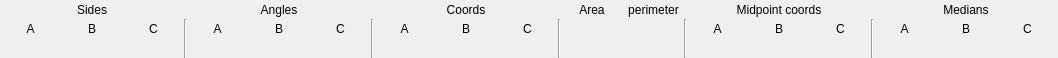
          <widget class="QWidget" name="scrollAreaWidgetContents">
           <property name="geometry">
            <rect>
             <x>0</x>
             <y>0</y>
             <width>1058</width>
             <height>58</height>
            </rect>
           </property>
           <layout class="QGridLayout" name="gridLayout_3">
            <property name="leftMargin">
             <number>0</number>
            </property>
            <property name="topMargin">
             <number>0</number>
            </property>
            <property name="rightMargin">
             <number>0</number>
            </property>
            <property name="bottomMargin">
             <number>0</number>
            </property>
            <property name="spacing">
             <number>0</number>
            </property>
            <item row="0" column="0">
             <layout class="QGridLayout" name="gridLayout_2">
              <property name="verticalSpacing">
               <number>0</number>
              </property>
              <item row="1" column="2">
               <widget class="QLabel" name="label_10">
                <property name="text">
                 <string>C</string>
                </property>
                <property name="alignment">
                 <set>Qt::AlignCenter</set>
                </property>
               </widget>
              </item>
              <item row="1" column="15">
               <widget class="QLabel" name="label_33">
                <property name="text">
                 <string>A</string>
                </property>
                <property name="alignment">
                 <set>Qt::AlignCenter</set>
                </property>
               </widget>
              </item>
              <item row="1" column="7" rowspan="2">
               <widget class="Line" name="line_2">
                <property name="orientation">
                 <enum>Qt::Vertical</enum>
                </property>
               </widget>
              </item>
              <item row="1" column="11" rowspan="2">
               <widget class="Line" name="line_9">
                <property name="orientation">
                 <enum>Qt::Vertical</enum>
                </property>
               </widget>
              </item>
              <item row="2" column="1">
               <widget class="QLabel" name="label_8">
                <property name="sizePolicy">
                 <sizepolicy hsizetype="Expanding" vsizetype="Preferred">
                  <horstretch>0</horstretch>
                  <verstretch>0</verstretch>
                 </sizepolicy>
                </property>
                <property name="minimumSize">
                 <size>
                  <width>40</width>
                  <height>0</height>
                 </size>
                </property>
                <property name="text">
                 <string/>
                </property>
                <property name="alignment">
                 <set>Qt::AlignCenter</set>
                </property>
               </widget>
              </item>
              <item row="1" column="17">
               <widget class="QLabel" name="label_36">
                <property name="text">
                 <string>C</string>
                </property>
                <property name="alignment">
                 <set>Qt::AlignCenter</set>
                </property>
               </widget>
              </item>
              <item row="2" column="19">
               <widget class="QLabel" name="label_47">
                <property name="sizePolicy">
                 <sizepolicy hsizetype="Expanding" vsizetype="Preferred">
                  <horstretch>0</horstretch>
                  <verstretch>0</verstretch>
                 </sizepolicy>
                </property>
                <property name="minimumSize">
                 <size>
                  <width>60</width>
                  <height>0</height>
                 </size>
                </property>
                <property name="text">
                 <string/>
                </property>
                <property name="alignment">
                 <set>Qt::AlignCenter</set>
                </property>
               </widget>
              </item>
              <item row="2" column="12">
               <widget class="QLabel" name="label_19">
                <property name="sizePolicy">
                 <sizepolicy hsizetype="Expanding" vsizetype="Preferred">
                  <horstretch>0</horstretch>
                  <verstretch>0</verstretch>
                 </sizepolicy>
                </property>
                <property name="minimumSize">
                 <size>
                  <width>40</width>
                  <height>0</height>
                 </size>
                </property>
                <property name="text">
                 <string/>
                </property>
                <property name="alignment">
                 <set>Qt::AlignCenter</set>
                </property>
               </widget>
              </item>
              <item row="1" column="5">
               <widget class="QLabel" name="label_13">
                <property name="text">
                 <string>B</string>
                </property>
                <property name="alignment">
                 <set>Qt::AlignCenter</set>
                </property>
               </widget>
              </item>
              <item row="0" column="19" colspan="3">
               <widget class="QLabel" name="label_4">
                <property name="text">
                 <string>Medians</string>
                </property>
                <property name="alignment">
                 <set>Qt::AlignCenter</set>
                </property>
               </widget>
              </item>
              <item row="1" column="14" rowspan="2">
               <widget class="Line" name="line_10">
                <property name="orientation">
                 <enum>Qt::Vertical</enum>
                </property>
               </widget>
              </item>
              <item row="2" column="21">
               <widget class="QLabel" name="label_49">
                <property name="sizePolicy">
                 <sizepolicy hsizetype="Expanding" vsizetype="Preferred">
                  <horstretch>0</horstretch>
                  <verstretch>0</verstretch>
                 </sizepolicy>
                </property>
                <property name="minimumSize">
                 <size>
                  <width>60</width>
                  <height>0</height>
                 </size>
                </property>
                <property name="text">
                 <string/>
                </property>
                <property name="alignment">
                 <set>Qt::AlignCenter</set>
                </property>
               </widget>
              </item>
              <item row="2" column="10">
               <widget class="QLabel" name="label_31">
                <property name="sizePolicy">
                 <sizepolicy hsizetype="Expanding" vsizetype="Preferred">
                  <horstretch>0</horstretch>
                  <verstretch>0</verstretch>
                 </sizepolicy>
                </property>
                <property name="minimumSize">
                 <size>
                  <width>60</width>
                  <height>0</height>
                 </size>
                </property>
                <property name="text">
                 <string/>
                </property>
                <property name="alignment">
                 <set>Qt::AlignCenter</set>
                </property>
               </widget>
              </item>
              <item row="2" column="20">
               <widget class="QLabel" name="label_48">
                <property name="sizePolicy">
                 <sizepolicy hsizetype="Expanding" vsizetype="Preferred">
                  <horstretch>0</horstretch>
                  <verstretch>0</verstretch>
                 </sizepolicy>
                </property>
                <property name="minimumSize">
                 <size>
                  <width>60</width>
                  <height>0</height>
                 </size>
                </property>
                <property name="text">
                 <string/>
                </property>
                <property name="alignment">
                 <set>Qt::AlignCenter</set>
                </property>
               </widget>
              </item>
              <item row="2" column="5">
               <widget class="QLabel" name="label_17">
                <property name="sizePolicy">
                 <sizepolicy hsizetype="Expanding" vsizetype="Preferred">
                  <horstretch>0</horstretch>
                  <verstretch>0</verstretch>
                 </sizepolicy>
                </property>
                <property name="minimumSize">
                 <size>
                  <width>40</width>
                  <height>0</height>
                 </size>
                </property>
                <property name="text">
                 <string/>
                </property>
                <property name="alignment">
                 <set>Qt::AlignCenter</set>
                </property>
               </widget>
              </item>
              <item row="1" column="20">
               <widget class="QLabel" name="label_45">
                <property name="text">
                 <string>B</string>
                </property>
                <property name="alignment">
                 <set>Qt::AlignCenter</set>
                </property>
               </widget>
              </item>
              <item row="2" column="0">
               <widget class="QLabel" name="label_7">
                <property name="sizePolicy">
                 <sizepolicy hsizetype="Expanding" vsizetype="Preferred">
                  <horstretch>0</horstretch>
                  <verstretch>0</verstretch>
                 </sizepolicy>
                </property>
                <property name="minimumSize">
                 <size>
                  <width>40</width>
                  <height>0</height>
                 </size>
                </property>
                <property name="text">
                 <string/>
                </property>
                <property name="alignment">
                 <set>Qt::AlignCenter</set>
                </property>
               </widget>
              </item>
              <item row="1" column="6">
               <widget class="QLabel" name="label_14">
                <property name="text">
                 <string>C</string>
                </property>
                <property name="alignment">
                 <set>Qt::AlignCenter</set>
                </property>
               </widget>
              </item>
              <item row="2" column="15">
               <widget class="QLabel" name="label_34">
                <property name="sizePolicy">
                 <sizepolicy hsizetype="Expanding" vsizetype="Preferred">
                  <horstretch>0</horstretch>
                  <verstretch>0</verstretch>
                 </sizepolicy>
                </property>
                <property name="minimumSize">
                 <size>
                  <width>60</width>
                  <height>0</height>
                 </size>
                </property>
                <property name="text">
                 <string/>
                </property>
                <property name="alignment">
                 <set>Qt::AlignCenter</set>
                </property>
               </widget>
              </item>
              <item row="1" column="21">
               <widget class="QLabel" name="label_46">
                <property name="text">
                 <string>C</string>
                </property>
                <property name="alignment">
                 <set>Qt::AlignCenter</set>
                </property>
               </widget>
              </item>
              <item row="2" column="8">
               <widget class="QLabel" name="label_29">
                <property name="sizePolicy">
                 <sizepolicy hsizetype="Expanding" vsizetype="Preferred">
                  <horstretch>0</horstretch>
                  <verstretch>0</verstretch>
                 </sizepolicy>
                </property>
                <property name="minimumSize">
                 <size>
                  <width>60</width>
                  <height>0</height>
                 </size>
                </property>
                <property name="text">
                 <string/>
                </property>
                <property name="alignment">
                 <set>Qt::AlignCenter</set>
                </property>
               </widget>
              </item>
              <item row="0" column="15" colspan="3">
               <widget class="QLabel" name="label_32">
                <property name="text">
                 <string>Midpoint coords</string>
                </property>
                <property name="alignment">
                 <set>Qt::AlignCenter</set>
                </property>
               </widget>
              </item>
              <item row="2" column="13">
               <widget class="QLabel" name="label_22">
                <property name="sizePolicy">
                 <sizepolicy hsizetype="Expanding" vsizetype="Preferred">
                  <horstretch>0</horstretch>
                  <verstretch>0</verstretch>
                 </sizepolicy>
                </property>
                <property name="minimumSize">
                 <size>
                  <width>40</width>
                  <height>0</height>
                 </size>
                </property>
                <property name="text">
                 <string/>
                </property>
                <property name="alignment">
                 <set>Qt::AlignCenter</set>
                </property>
               </widget>
              </item>
              <item row="0" column="8" colspan="3">
               <widget class="QLabel" name="label_26">
                <property name="text">
                 <string>Coords</string>
                </property>
                <property name="alignment">
                 <set>Qt::AlignCenter</set>
                </property>
               </widget>
              </item>
              <item row="1" column="1">
               <widget class="QLabel" name="label_6">
                <property name="text">
                 <string>B</string>
                </property>
                <property name="alignment">
                 <set>Qt::AlignCenter</set>
                </property>
               </widget>
              </item>
              <item row="1" column="10">
               <widget class="QLabel" name="label_28">
                <property name="text">
                 <string>C</string>
                </property>
                <property name="alignment">
                 <set>Qt::AlignCenter</set>
                </property>
               </widget>
              </item>
              <item row="1" column="19">
               <widget class="QLabel" name="label_44">
                <property name="text">
                 <string>A</string>
                </property>
                <property name="alignment">
                 <set>Qt::AlignCenter</set>
                </property>
               </widget>
              </item>
              <item row="1" column="9">
               <widget class="QLabel" name="label_27">
                <property name="text">
                 <string>B</string>
                </property>
                <property name="alignment">
                 <set>Qt::AlignCenter</set>
                </property>
               </widget>
              </item>
              <item row="0" column="0" colspan="3">
               <widget class="QLabel" name="label_11">
                <property name="text">
                 <string>Sides</string>
                </property>
                <property name="alignment">
                 <set>Qt::AlignCenter</set>
                </property>
               </widget>
              </item>
              <item row="2" column="2">
               <widget class="QLabel" name="label_9">
                <property name="sizePolicy">
                 <sizepolicy hsizetype="Expanding" vsizetype="Preferred">
                  <horstretch>0</horstretch>
                  <verstretch>0</verstretch>
                 </sizepolicy>
                </property>
                <property name="minimumSize">
                 <size>
                  <width>40</width>
                  <height>0</height>
                 </size>
                </property>
                <property name="text">
                 <string/>
                </property>
                <property name="alignment">
                 <set>Qt::AlignCenter</set>
                </property>
               </widget>
              </item>
              <item row="2" column="6">
               <widget class="QLabel" name="label_18">
                <property name="sizePolicy">
                 <sizepolicy hsizetype="Expanding" vsizetype="Preferred">
                  <horstretch>0</horstretch>
                  <verstretch>0</verstretch>
                 </sizepolicy>
                </property>
                <property name="minimumSize">
                 <size>
                  <width>40</width>
                  <height>0</height>
                 </size>
                </property>
                <property name="text">
                 <string/>
                </property>
                <property name="alignment">
                 <set>Qt::AlignCenter</set>
                </property>
               </widget>
              </item>
              <item row="2" column="17">
               <widget class="QLabel" name="label_38">
                <property name="sizePolicy">
                 <sizepolicy hsizetype="Expanding" vsizetype="Preferred">
                  <horstretch>0</horstretch>
                  <verstretch>0</verstretch>
                 </sizepolicy>
                </property>
                <property name="minimumSize">
                 <size>
                  <width>60</width>
                  <height>0</height>
                 </size>
                </property>
                <property name="text">
                 <string/>
                </property>
                <property name="alignment">
                 <set>Qt::AlignCenter</set>
                </property>
               </widget>
              </item>
              <item row="1" column="4">
               <widget class="QLabel" name="label_12">
                <property name="text">
                 <string>A</string>
                </property>
                <property name="alignment">
                 <set>Qt::AlignCenter</set>
                </property>
               </widget>
              </item>
              <item row="1" column="0">
               <widget class="QLabel" name="label_5">
                <property name="text">
                 <string>A</string>
                </property>
                <property name="alignment">
                 <set>Qt::AlignCenter</set>
                </property>
               </widget>
              </item>
              <item row="1" column="3" rowspan="2">
               <widget class="Line" name="line">
                <property name="orientation">
                 <enum>Qt::Vertical</enum>
                </property>
               </widget>
              </item>
              <item row="1" column="8">
               <widget class="QLabel" name="label_25">
                <property name="text">
                 <string>A</string>
                </property>
                <property name="alignment">
                 <set>Qt::AlignCenter</set>
                </property>
               </widget>
              </item>
              <item row="0" column="13">
               <widget class="QLabel" name="label_21">
                <property name="text">
                 <string>perimeter</string>
                </property>
                <property name="alignment">
                 <set>Qt::AlignCenter</set>
                </property>
               </widget>
              </item>
              <item row="2" column="16">
               <widget class="QLabel" name="label_37">
                <property name="sizePolicy">
                 <sizepolicy hsizetype="Expanding" vsizetype="Preferred">
                  <horstretch>0</horstretch>
                  <verstretch>0</verstretch>
                 </sizepolicy>
                </property>
                <property name="minimumSize">
                 <size>
                  <width>60</width>
                  <height>0</height>
                 </size>
                </property>
                <property name="text">
                 <string/>
                </property>
                <property name="alignment">
                 <set>Qt::AlignCenter</set>
                </property>
               </widget>
              </item>
              <item row="2" column="4">
               <widget class="QLabel" name="label_16">
                <property name="sizePolicy">
                 <sizepolicy hsizetype="Expanding" vsizetype="Preferred">
                  <horstretch>0</horstretch>
                  <verstretch>0</verstretch>
                 </sizepolicy>
                </property>
                <property name="minimumSize">
                 <size>
                  <width>40</width>
                  <height>0</height>
                 </size>
                </property>
                <property name="text">
                 <string/>
                </property>
                <property name="alignment">
                 <set>Qt::AlignCenter</set>
                </property>
               </widget>
              </item>
              <item row="0" column="4" colspan="3">
               <widget class="QLabel" name="label_15">
                <property name="text">
                 <string>Angles</string>
                </property>
                <property name="alignment">
                 <set>Qt::AlignCenter</set>
                </property>
               </widget>
              </item>
              <item row="0" column="12">
               <widget class="QLabel" name="label_20">
                <property name="text">
                 <string>Area</string>
                </property>
                <property name="alignment">
                 <set>Qt::AlignCenter</set>
                </property>
               </widget>
              </item>
              <item row="1" column="16">
               <widget class="QLabel" name="label_35">
                <property name="text">
                 <string>B</string>
                </property>
                <property name="alignment">
                 <set>Qt::AlignCenter</set>
                </property>
               </widget>
              </item>
              <item row="2" column="9">
               <widget class="QLabel" name="label_30">
                <property name="sizePolicy">
                 <sizepolicy hsizetype="Expanding" vsizetype="Preferred">
                  <horstretch>0</horstretch>
                  <verstretch>0</verstretch>
                 </sizepolicy>
                </property>
                <property name="minimumSize">
                 <size>
                  <width>60</width>
                  <height>0</height>
                 </size>
                </property>
                <property name="text">
                 <string/>
                </property>
                <property name="alignment">
                 <set>Qt::AlignCenter</set>
                </property>
               </widget>
              </item>
              <item row="1" column="18" rowspan="2">
               <widget class="Line" name="line_12">
                <property name="orientation">
                 <enum>Qt::Vertical</enum>
                </property>
               </widget>
              </item>
             </layout>
            </item>
           </layout>
          </widget>
